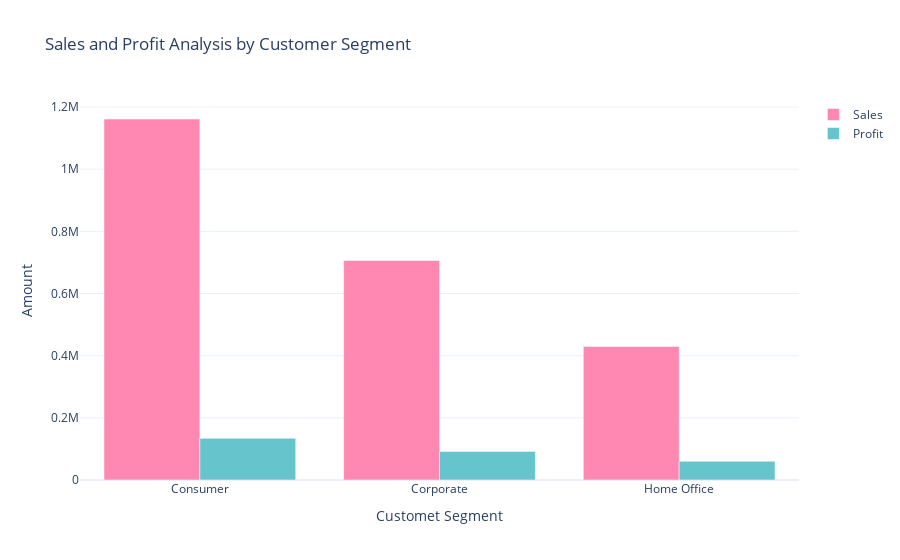

This figure's notebook cell:
### Code cell
sales_profit_by_segment = data.groupby("Segment").agg({'Sales': 'sum', 'Profit': 'sum' }).reset_index()

color_palette = colors.qualitative.Pastel

fig = go.Figure()
fig.add_trace(go.Bar(x=sales_profit_by_segment['Segment'],
                     y = sales_profit_by_segment['Sales'],
                     name = 'Sales',
                     marker_color = color_palette[6]))

fig.add_trace(go.Bar(x=sales_profit_by_segment['Segment'],
                     y = sales_profit_by_segment['Profit'],
                     name = 'Profit',
                     marker_color = color_palette[0]))

fig.update_layout(title = 'Sales and Profit Analysis by Customer Segment',
                  xaxis_title = 'Customet Segment' , yaxis_title = 'Amount')

fig.show()

### Figure 1 — Plotly figure (JSON) as saved in the notebook; plotly's stock layout.template omitted (floating-point values rounded to 4 significant figures)
{"data": [{"marker": {"color": "rgb(254, 136, 177)"}, "name": "Sales", "type": "bar", "x": ["Consumer", "Corporate", "Home Office"], "y": [1161000.0, 706100.0, 429700.0]}, {"marker": {"color": "rgb(102, 197, 204)"}, "name": "Profit", "type": "bar", "x": ["Consumer", "Corporate", "Home Office"], "y": [134100.0, 91980.0, 60300.0]}], "layout": {"autosize": true, "title": {"text": "Sales and Profit Analysis by Customer Segment"}, "xaxis": {"autorange": true, "range": [-0.5, 2.5], "title": {"text": "Customet Segment"}, "type": "category"}, "yaxis": {"autorange": true, "range": [0, 1223000.0], "title": {"text": "Amount"}, "type": "linear"}}}
